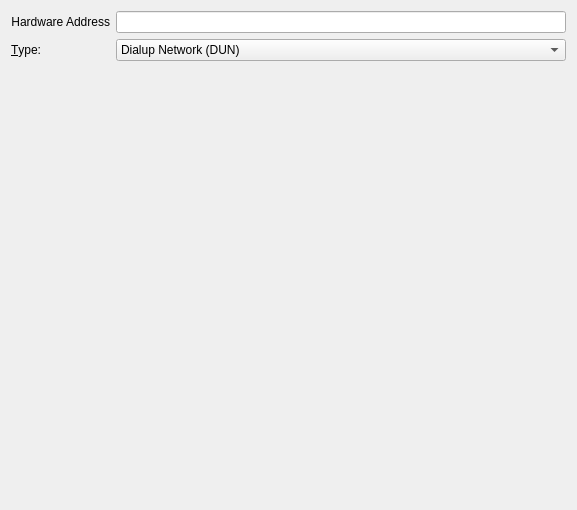
<?xml version="1.0" encoding="UTF-8"?>
<ui version="4.0">
 <class>Bluetooth</class>
 <widget class="QWidget" name="Bluetooth">
  <property name="geometry">
   <rect>
    <x>0</x>
    <y>0</y>
    <width>577</width>
    <height>510</height>
   </rect>
  </property>
  <property name="windowTitle">
   <string>Bluetooth</string>
  </property>
  <layout class="QFormLayout" name="formLayout">
   <property name="fieldGrowthPolicy">
    <enum>QFormLayout::AllNonFixedFieldsGrow</enum>
   </property>
   <item row="1" column="0">
    <widget class="QLabel" name="label_7">
     <property name="text">
      <string>Hardware Address</string>
     </property>
     <property name="alignment">
      <set>Qt::AlignRight|Qt::AlignTrailing|Qt::AlignVCenter</set>
     </property>
     <property name="buddy">
      <cstring>bdaddr</cstring>
     </property>
    </widget>
   </item>
   <item row="1" column="1">
    <widget class="KLineEdit" name="bdaddr">
     <property name="text">
      <string/>
     </property>
    </widget>
   </item>
   <item row="2" column="0">
    <widget class="QLabel" name="label_3">
     <property name="text">
      <string>&amp;Type:</string>
     </property>
     <property name="alignment">
      <set>Qt::AlignRight|Qt::AlignTrailing|Qt::AlignVCenter</set>
     </property>
     <property name="buddy">
      <cstring>networktype</cstring>
     </property>
    </widget>
   </item>
   <item row="2" column="1">
    <widget class="KComboBox" name="networktype">
     <item>
      <property name="text">
       <string>Dialup Network (DUN)</string>
      </property>
     </item>
     <item>
      <property name="text">
       <string>Personal Area Network (PANU)</string>
      </property>
     </item>
    </widget>
   </item>
   <item row="3" column="1">
    <spacer name="verticalSpacer_2">
     <property name="orientation">
      <enum>Qt::Vertical</enum>
     </property>
     <property name="sizeType">
      <enum>QSizePolicy::Fixed</enum>
     </property>
     <property name="sizeHint" stdset="0">
      <size>
       <width>414</width>
       <height>20</height>
      </size>
     </property>
    </spacer>
   </item>
  </layout>
 </widget>
 <customwidgets>
  <customwidget>
   <class>KComboBox</class>
   <extends>QComboBox</extends>
   <header>kcombobox.h</header>
  </customwidget>
  <customwidget>
   <class>KLineEdit</class>
   <extends>QLineEdit</extends>
   <header>klineedit.h</header>
  </customwidget>
 </customwidgets>
 <resources/>
 <connections/>
</ui>
